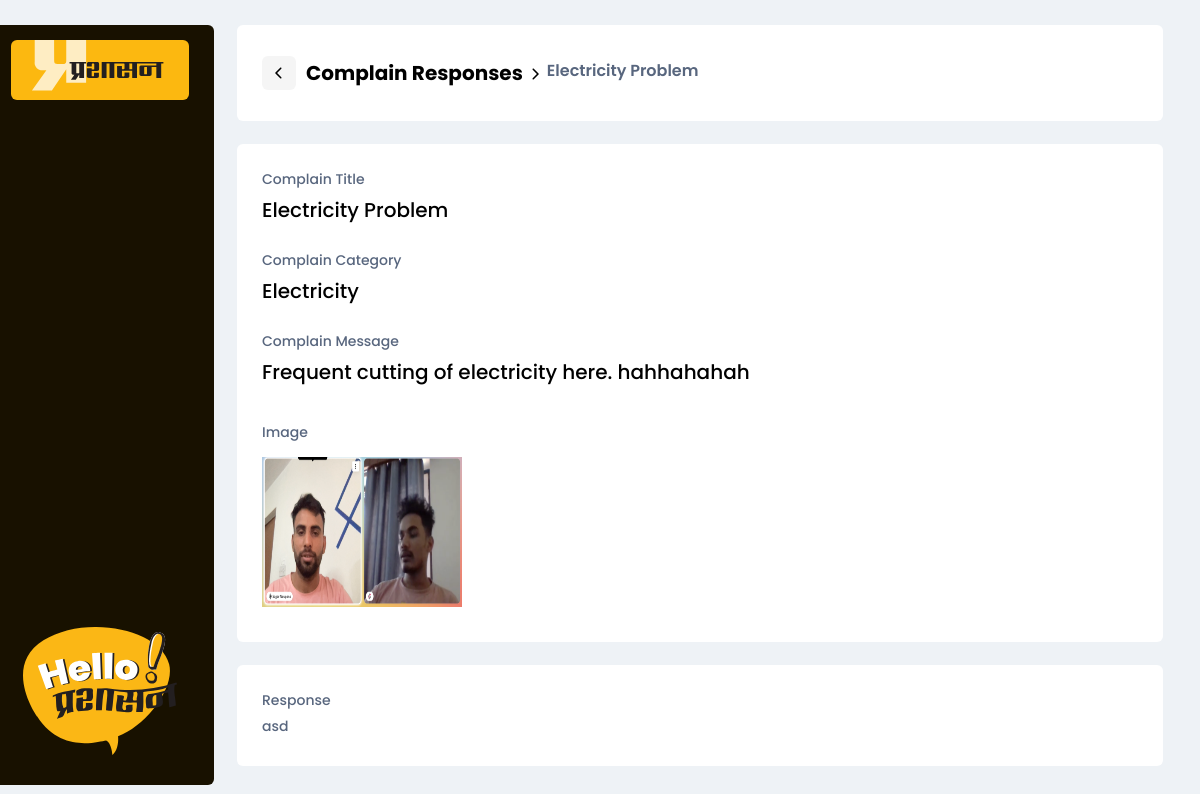
The app's page /view_response/1 with its own data.
### main/models.py (models this page shows, shortened)
class Complain(models.Model):
    created_by=models.ForeignKey(settings.AUTH_USER_MODEL, related_name='my_complains', on_delete=models.CASCADE,default=None,null=True)
    created_date=models.DateTimeField(auto_now_add=True)
    complain_title=models.CharField(max_length=255,null=False)
    complain_message=models.TextField(null=False)
    complain_image=models.ImageField(null=True, upload_to="Images")
    to_complain=models.ForeignKey('ComplainName', on_delete=models.CASCADE)
    class Meta:
        ordering=['-created_date']

class ComplainName(models.Model):
    department_name = models.CharField(max_length=255,null=False)
    complain_name = models.CharField(max_length=255,null=False)

class Response(models.Model):
    response_to=models.OneToOneField(Complain, related_name="response", on_delete=models.CASCADE,default=None,null=True)
    response_by=models.ForeignKey(settings.AUTH_USER_MODEL, related_name="responses",on_delete=models.CASCADE,null=True,default=None)
    response_body=models.TextField()
    response_image=models.ImageField(null=True,upload_to="Images")
    created_date=models.DateTimeField(auto_now_add=True)
    class Meta:
        ordering=['-created_date']

### main/views.py (the view)
# urls.py: path('view_response/<int:id>', views.view_response, name='view_response'),
def view_response(request, id):
    complain=get_object_or_404(Complain, id=id)
    context={
        'complain':complain
    }
    return render(request,'main/view_response.html',context)

### main/templates/main/view_response.html (shortened to what this page needs)
{% extends 'main/view_complain.html' %}
{% block response_title %}
        <p>Complain Responses</p>
{% endblock %}
{% block back %}
<a href="{% url 'main:complain_responses' %}" >
    <div class="pointer">
    </div>
    </a>
{% endblock %}
{% block reply_section %}
<div class="complain-response">
    <div class="clist-details">
        <p>Response</p>
        <h5>{{ complain.response.response_body | safe }}</h5>
    </div>
</div>
{% endblock %}

### main/templates/main/view_complain.html (shortened to what this page needs)
{% include 'layouts/header.html' %}
<section id="dashboard">
    <div class="container-fluid">
        <div class="row">
            <div class="col-md-2">
                {% include 'layouts/left-dash.html' %}
            </div>
            <div class="col-md-10 arrange-complain-list">
                <div class="mid-complain">
                    <div class="mid-complain-heading">
                        <div class="dash-header">
                            {% block back %}{% endblock %}
                            <div class="heading">
                                {% block response_title %}{% endblock %}
                            </div>
                            <div class="pointer1">
                            </div>
                            <div class="sub-heading">
                                <p>{{ complain.complain_title }}</p>
                            </div>
                        </div>
                    </div>
                    <div class="complain-list">
                        <div class="clist-details">
                            <p>Complain Title</p>
                            <h5>{{ complain.complain_title }}</h5>
                        </div>
                        <div class="clist-details">
                            <p>Complain Category</p>
                            <h5>{{ complain.to_complain.department_name }}</h5>
                        </div>
                        <div class="clist-details">
                            <p>Complain Message</p>
                            <h5>{{ complain.complain_message }}</h5>
                        </div>
                        {% if complain.complain_image %}
                        <div class="clist-photo">
                            <div class="clist-details">
                                <p>Image</p>
                            </div>
                            <a
                                data-fancybox
                                data-src="{{complain.complain_image.url}}"
                                data-caption="{{ complain.complain_title}}">
                                <img src="{{complain.complain_image.url}}"
                                    width="200" height="150" alt />
                            </a>
                        </div>
                        {% endif %}
                    </div>
                  {% block reply_section %}
                    {% endblock %}
                </div>
            </div>
        </div>
    </div>
</section>
{% include 'layouts/footer.html' %}

### main/static/css/style.css (style rules this page uses)
body { font-family:poppins!important; }
* { box-sizing: border-box; }
:root { --Pra-Yellow: #fcb810; --Border1: #dbdbdb; --TextColor: #58667e; --Pra-White: #ffffff; --Pra-Black: #000000; }
body { background: #eef2f6; }
#dashboard { height: auto; background: #eef2f6; }
.mid-complain { display: flex; padding: 25px; flex-direction: column; align-items: flex-start; gap: 23px; }
.pointer { display: flex; padding: 5px; align-items: center; gap: 10px; border-radius: 6px; background: #f5f5f5; margin-right: 10px; transition: all 0.3s ease-in-out; }
.pointer1 { margin-top: 1px; }
.sub-heading { margin-bottom: 5px; display: inline-flex; flex-direction: column; justify-content: center; align-items: flex-start; gap: 17px; }
.sub-heading p { margin-bottom: 0px; color: var(--TextColor); font-family: Poppins; font-size: 16px; font-style: normal; font-weight: 600; line-height: normal; }
.mid-complain-heading { display: flex; height: 96px; padding: 25px; justify-content: space-between; align-items: center; align-self: stretch; border-radius: 6px; background: #fff; }
.dash-header { display: flex; align-items: center; text-align: center; flex-direction: row; }
.heading p { color: #000; font-family: Poppins; font-size: 20px; font-style: normal; font-weight: 700; line-height: normal; margin-bottom: 0px; }
.complain-list { display: flex; padding: 25px; flex-direction: column; justify-content: center; align-items: flex-start; gap: 25px; align-self: stretch; border-radius: 6px; background: var(--Pra-White); }
.clist-details { display: flex; flex-direction: column; justify-content: center; align-items: center; gap: 1px; align-self: stretch; }
.clist-details p { color: var(--TextColor); font-family: Poppins; font-size: 14px; font-style: normal; font-weight: 500; line-height: normal; height: 25px; align-self: stretch; margin-bottom: 0px; }
.clist-details h5 { color: var(--Pra-Black); font-family: Poppins; font-size: 20px; font-style: normal; font-weight: 500; line-height: normal; align-self: stretch; margin-bottom: 0px; }
.clist-photo { display: flex; padding: 10px 0px; flex-direction: column; align-items: flex-start; gap: 10px; }
.complain-response { display: flex; padding: 25px; flex-direction: column; justify-content: center; align-items: flex-start; gap: 25px; align-self: stretch; border-radius: 6px; background: var(--Pra-White); }
.arrange-complain-list { height: 100vh; overflow-y: scroll; }

### records on screen
Complain: complain_title "Electricity Problem", to_complain.department_name "Electricity", complain_message "Frequent cutting of electricity here. hahhahahah", complain_image (picture), response.response_body "asd"
